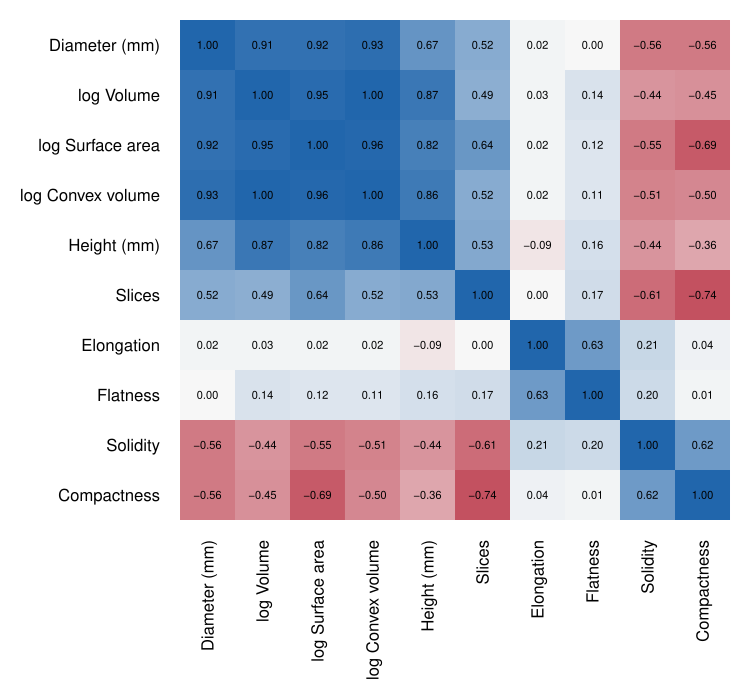

Recreate this plot in R.
# Run from the repository root:
#   Rscript codes/plots/eda/correlation.R

nod <- read.csv("data/processed/nodules_train.csv", stringsAsFactors = FALSE)

GEOM <- c("diameter", "log_volume", "log_surface_area", "log_convex_volume",
          "bbox_z", "n_slices", "elongation", "flatness", "solidity",
          "compactness")
LABELS <- c(diameter = "Diameter (mm)", log_volume = "log Volume",
            log_surface_area = "log Surface area",
            log_convex_volume = "log Convex volume", bbox_z = "Height (mm)",
            n_slices = "Slices", elongation = "Elongation",
            flatness = "Flatness", solidity = "Solidity",
            compactness = "Compactness")

cm <- cor(nod[GEOM], use = "pairwise.complete.obs", method = "spearman")

pdf("codes/plots/eda/correlation.pdf", width = 7.5, height = 7)
par(mar = c(9, 9, 1, 1))
p <- length(GEOM)
pal <- colorRampPalette(c("#b2182b", "#f7f7f7", "#2166ac"))(101)
image(1:p, 1:p, cm[, p:1], zlim = c(-1, 1), col = pal, axes = FALSE,
      xlab = "", ylab = "")
axis(1, 1:p, LABELS[GEOM], las = 2, tick = FALSE)
axis(2, 1:p, rev(LABELS[GEOM]), las = 1, tick = FALSE)
text(rep(1:p, p), rep(p:1, each = p), sprintf("%.2f", cm), cex = 0.7)
invisible(dev.off())
